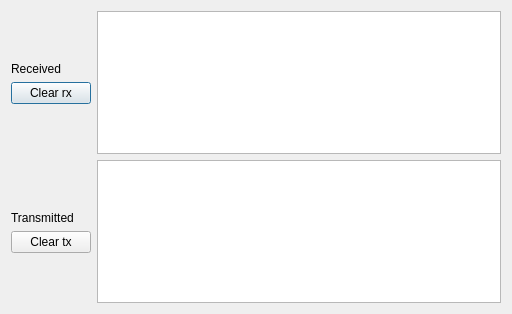
<?xml version="1.0" encoding="UTF-8"?>
<ui version="4.0">
 <class>SerialPortDisplay</class>
 <widget class="QDialog" name="SerialPortDisplay">
  <property name="geometry">
   <rect>
    <x>0</x>
    <y>0</y>
    <width>512</width>
    <height>314</height>
   </rect>
  </property>
  <property name="windowTitle">
   <string>Dialog</string>
  </property>
  <layout class="QGridLayout" name="gridLayout">
   <item row="0" column="0">
    <layout class="QVBoxLayout" name="verticalLayout_3">
     <item>
      <layout class="QHBoxLayout" name="horizontalLayout">
       <item>
        <layout class="QVBoxLayout" name="verticalLayout_2">
         <item>
          <spacer name="verticalSpacer">
           <property name="orientation">
            <enum>Qt::Vertical</enum>
           </property>
           <property name="sizeHint" stdset="0">
            <size>
             <width>20</width>
             <height>40</height>
            </size>
           </property>
          </spacer>
         </item>
         <item>
          <widget class="QLabel" name="label">
           <property name="text">
            <string>Received    </string>
           </property>
          </widget>
         </item>
         <item>
          <widget class="QPushButton" name="clearRXButton">
           <property name="text">
            <string>Clear rx</string>
           </property>
          </widget>
         </item>
         <item>
          <spacer name="verticalSpacer_2">
           <property name="orientation">
            <enum>Qt::Vertical</enum>
           </property>
           <property name="sizeHint" stdset="0">
            <size>
             <width>20</width>
             <height>40</height>
            </size>
           </property>
          </spacer>
         </item>
        </layout>
       </item>
       <item>
        <widget class="QPlainTextEdit" name="rxText">
         <property name="readOnly">
          <bool>true</bool>
         </property>
        </widget>
       </item>
      </layout>
     </item>
     <item>
      <layout class="QHBoxLayout" name="horizontalLayout_2">
       <item>
        <layout class="QVBoxLayout" name="verticalLayout">
         <item>
          <spacer name="verticalSpacer_3">
           <property name="orientation">
            <enum>Qt::Vertical</enum>
           </property>
           <property name="sizeHint" stdset="0">
            <size>
             <width>20</width>
             <height>40</height>
            </size>
           </property>
          </spacer>
         </item>
         <item>
          <widget class="QLabel" name="label_2">
           <property name="text">
            <string>Transmitted</string>
           </property>
          </widget>
         </item>
         <item>
          <widget class="QPushButton" name="clearTXButton">
           <property name="text">
            <string>Clear tx</string>
           </property>
          </widget>
         </item>
         <item>
          <spacer name="verticalSpacer_4">
           <property name="orientation">
            <enum>Qt::Vertical</enum>
           </property>
           <property name="sizeHint" stdset="0">
            <size>
             <width>20</width>
             <height>40</height>
            </size>
           </property>
          </spacer>
         </item>
        </layout>
       </item>
       <item>
        <widget class="QPlainTextEdit" name="txText">
         <property name="readOnly">
          <bool>true</bool>
         </property>
        </widget>
       </item>
      </layout>
     </item>
    </layout>
   </item>
  </layout>
 </widget>
 <resources/>
 <connections/>
</ui>
